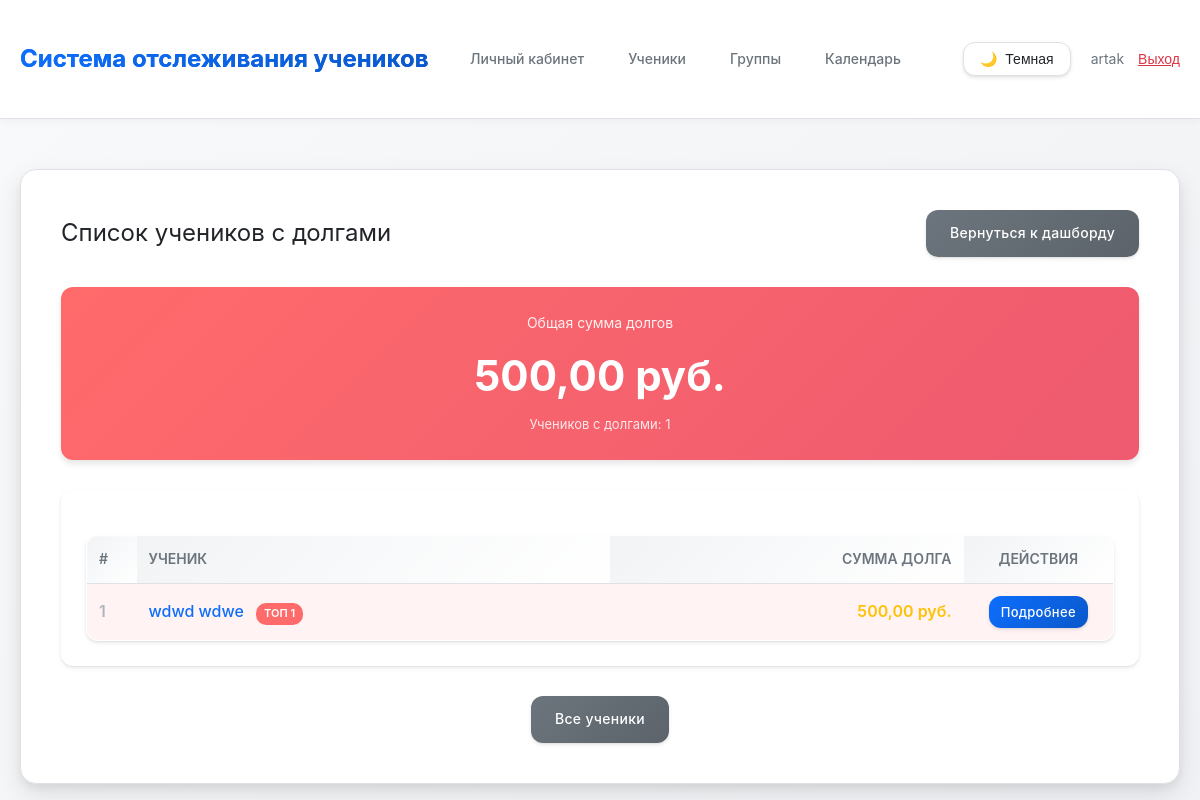
The app's page /students/debts/ (signed in), older data.
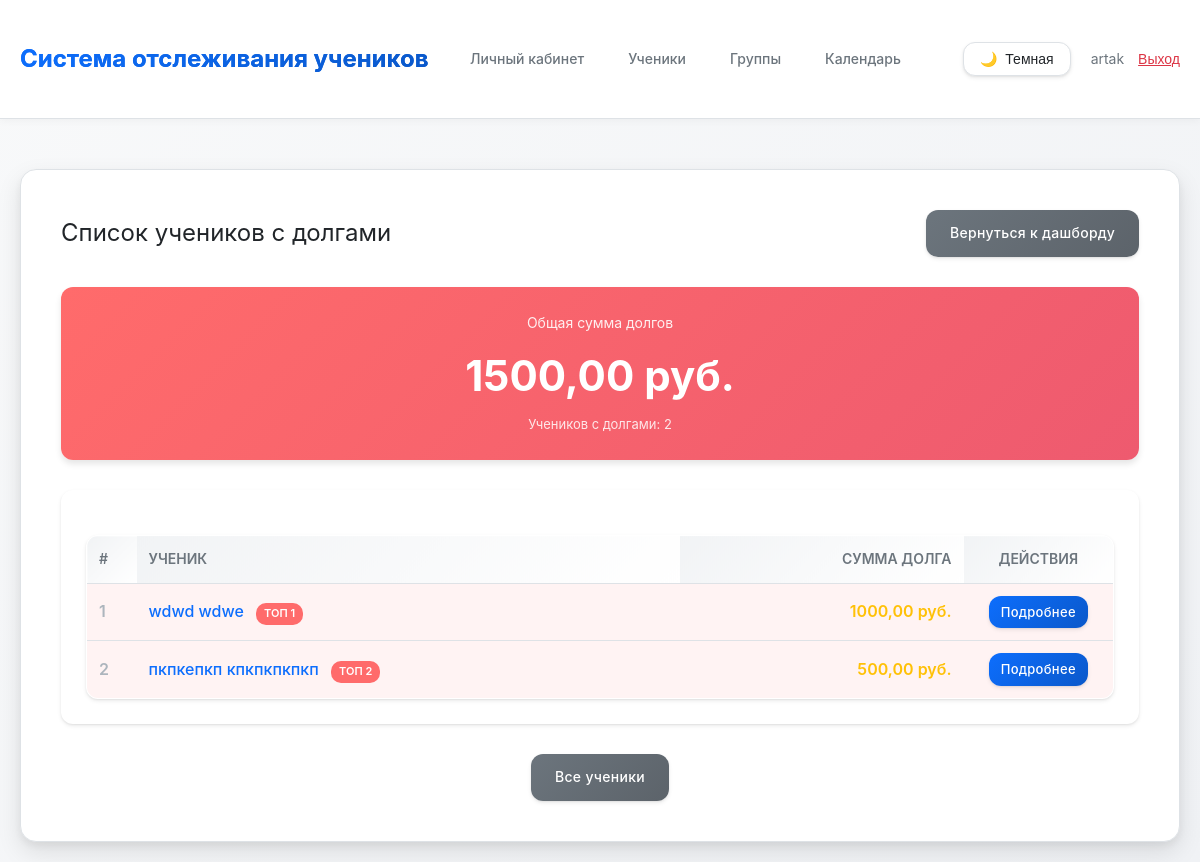
The same page, newer data.
### main/models.py (models this page shows, shortened)
class Student(models.Model):
    tutor = models.ForeignKey(Tutor, on_delete=models.CASCADE, related_name='students', verbose_name='Репетитор')
    groups = models.ManyToManyField(StudentGroup, related_name='students', blank=True, verbose_name='Группы')
    first_name = models.CharField(max_length=100, verbose_name='Имя')
    last_name = models.CharField(max_length=100, verbose_name='Фамилия')
    phone = models.CharField(max_length=20, blank=True, null=True, verbose_name='Телефон')
    telegram = models.CharField(max_length=20, blank=True, null=True, verbose_name='Телеграм')
    created_at = models.DateTimeField(auto_now_add=True, verbose_name='Дата создания')
    updated_at = models.DateTimeField(auto_now=True, verbose_name='Дата обновления')
    grade = models.CharField(max_length=10, blank=True, null=True, verbose_name='Класс')
    notes = models.TextField(blank=True, verbose_name='Заметки')
    is_active = models.BooleanField(default=True, verbose_name='Активен')
    prepaid_balance = models.DecimalField(
        max_digits=10,
        decimal_places=2,
        default=Decimal('0.00'),
        verbose_name='Баланс предоплаты'
    )
    class Meta:
        verbose_name = 'Ученик'
        verbose_name_plural = 'Ученики'
        ordering = ['last_name', 'first_name']
    def get_total_debt(self):
        total_debt = Decimal('0.00')
        for lesson in self.lessons.all():
            if not lesson.attendances.exists():
                continue  # Пропускаем занятия без отметок посещаемости
            attendance = Attendance.objects.filter(lesson=lesson, student=self, status='present').first()
            if attendance:
                payment = Payment.objects.filter(lesson=lesson, student=self).first()
                if not payment and lesson.lesson_price > 0:
                    total_debt += lesson.lesson_price
        return total_debt

### main/views.py (the view)
# urls.py: path('students/debts/', views.students_debt_list, name='students_debt_list'),
@login_required
def students_debt_list(request):
    tutor = get_tutor(request)
    if not tutor:
        messages.error(request, 'Профиль репетитора не найден.')
        return redirect('dashboard')
    students_with_debts = []
    total_debts = Decimal('0.00')
    all_students = Student.objects.filter(tutor=tutor, is_active=True)
    for student in all_students:
        debt = student.get_total_debt()
        if debt > 0:
            students_with_debts.append({
                'student': student,
                'debt': debt
            })
            total_debts += debt
    students_with_debts.sort(key=lambda x: x['debt'], reverse=True)
    return render(request, 'main/students_debt_list.html', {
        'students_with_debts': students_with_debts,
        'total_debts': total_debts,
    })

### main/views.py (called while the page is built)
def get_tutor(request):
    if request.user.is_authenticated:
        try:
            return request.user.tutor
        except Tutor.DoesNotExist:
            return None
    return None

### main/templates/main/students_debt_list.html (shortened to what this page needs)
{% extends 'main/base.html' %}
{% block content %}
<div class="debt-header" style="display: flex; justify-content: space-between; align-items: center; margin-bottom: 30px;">
    <h2 style="margin: 0; font-weight: 400; font-size: 24px;">
        Список учеников с долгами
    </h2>
    <a href="{% url 'dashboard' %}" class="btn btn-secondary">Вернуться к дашборду</a>
</div>
<div class="total-debt-card" style="background: linear-gradient(135deg, #ff6b6b 0%, #ee5a6f 100%); border-radius: 12px; padding: 25px; margin-bottom: 30px; text-align: center; color: white; box-shadow: 0 4px 6px rgba(0,0,0,0.1);">
    <div style="font-size: 14px; opacity: 0.9; margin-bottom: 8px;">Общая сумма долгов</div>
    <div style="font-size: 42px; font-weight: 700; margin-bottom: 5px;">{{ total_debts }} руб.</div>
    {% if students_with_debts %}
        <div style="font-size: 13px; opacity: 0.85;">
            Учеников с долгами: {{ students_with_debts|length }}
        </div>
    {% endif %}
</div>
{% if students_with_debts %}
    <div class="debt-list-container">
        <table>
            <thead>
                <tr>
                    <th style="width: 50px;">#</th>
                    <th>Ученик</th>
                    <th style="text-align: right;">Сумма долга</th>
                    <th style="width: 150px; text-align: center;">Действия</th>
                </tr>
            </thead>
            <tbody>
                {% for item in students_with_debts %}
                <tr {% if forloop.counter <= 4 %}class="top-debtor-row"{% endif %}>
                    <td style="font-weight: 600; color: var(--text-muted);">{{ forloop.counter }}</td>
                    <td>
                        <a href="{% url 'student_detail' item.student.pk %}" style="font-weight: 500;">
                            {{ item.student.first_name }} {{ item.student.last_name }}
                        </a>
                        {% if forloop.counter <= 4 %}
                            <span style="display: inline-block; background-color: #ff6b6b; color: white; font-size: 11px; padding: 2px 8px; border-radius: 10px; margin-left: 8px; font-weight: 600;">
                                ТОП {{ forloop.counter }}
                            </span>
                        {% endif %}
                    </td>
                    <td style="text-align: right;">
                        <span class="status-warning" style="font-weight: 600; font-size: 16px;">{{ item.debt }} руб.</span>
                    </td>
                    <td style="text-align: center;">
                        <a href="{% url 'student_detail' item.student.pk %}" class="btn btn-sm" style="padding: 6px 12px; font-size: 13px;">
                            Подробнее
                        </a>
                    </td>
                </tr>
                {% endfor %}
            </tbody>
        </table>
    </div>
{% else %}
    <div class="empty-state-container">
        <p style="color: var(--text-muted); font-size: 16px; margin: 0;">
            🎉 Отлично! У вас нет учеников с долгами.
        </p>
    </div>
{% endif %}
<div style="margin-top: 30px; text-align: center;">
    <a href="{% url 'student_list' %}" class="btn btn-secondary">Все ученики</a>
</div>
{% endblock %}

Row changes from the older to the newer data that the page shows:
computed for Student "wdwd": debt "500,00" → "1000,00"
added Student: student.first_name "пкпкепкп", student.last_name "кпкпкпкпкп", debt "500,00"
Text that changed along with them:
{{ total_debts }}: "500,00" → "1500,00"
{{ students_with_debts|length }}: "1" → "2"
